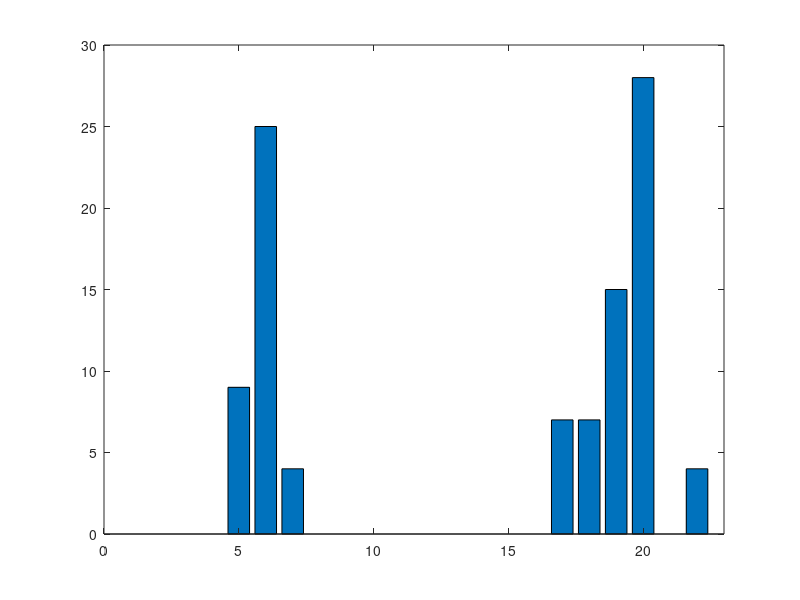

Write MATLAB code to recreate this figure. (Note: this script raises an error after producing the figure.)
day1 = [0 0 0 0 0 9 25 4 0 0 0 0 0 0 0 0 0 7 7 15 28 0 4 0];
hours = 0:23;
bar(hours, day1)
axis([0 23 0 30])
ax = gca;
ax.XTick = 0:23;
xlabel('Hour of Day')
ylabel('Minutes of WH Activation')
title('WH Usage: Tank 1, 8-1-2017')
